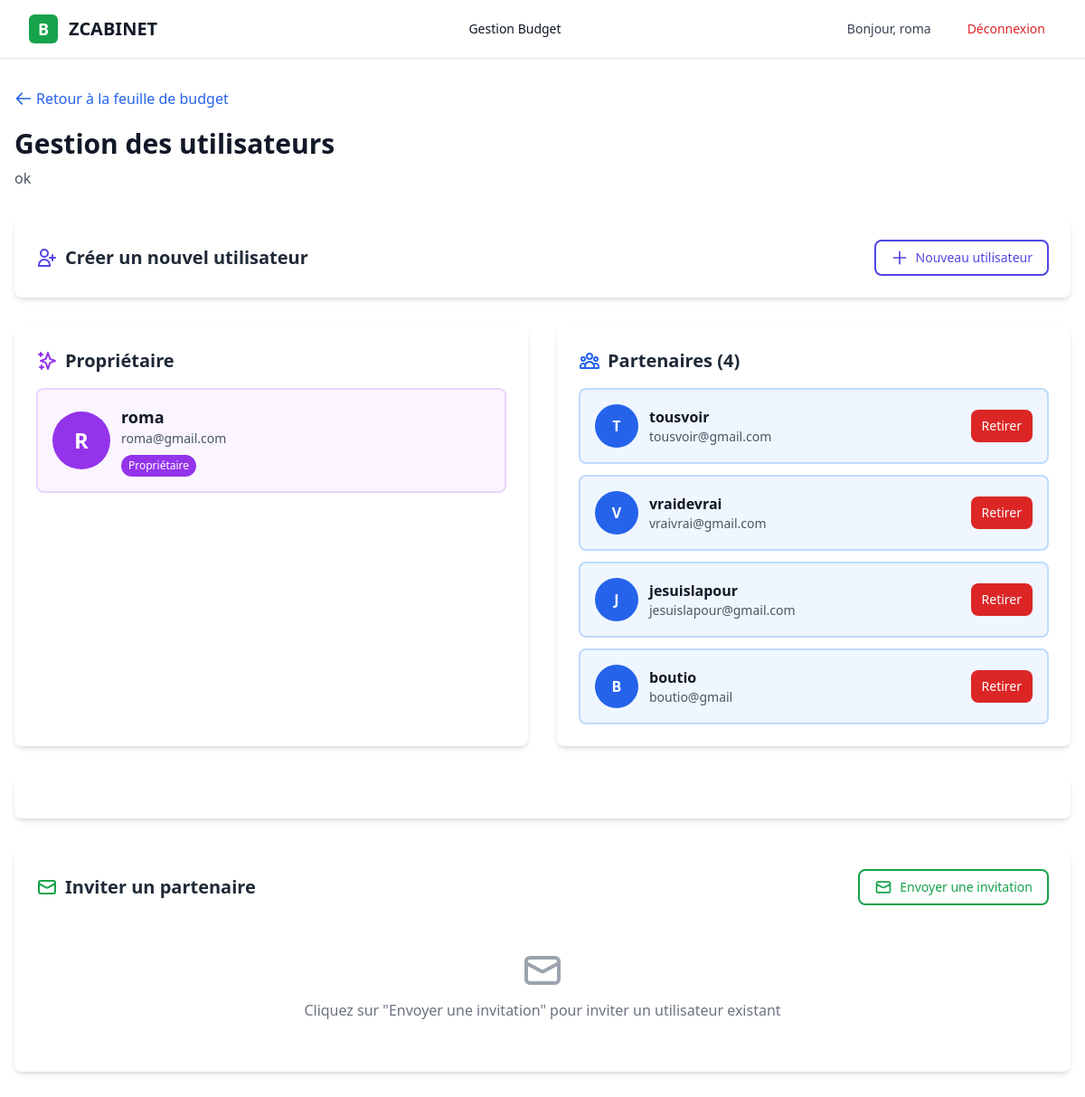
The page /gestions-budget/manage_users/IdUu7GUB0eNT7Dqq7f8f/ (signed in) on the database its author committed.
### gestionbuget/models.py (models this page shows, shortened)
class BudgetSheet(models.Model):
    type_currency = (
        ("FCFA", "FCFA"),
        ("USD", "$"),
        ("EUR", "€"),
        ("GBP", "GBP"),
        ("JPY", "JPY"),
        ("CNY", "CNY"),
        ("INR", "INR"),
        ("AUD", "AUD"),
        ("CAD", "CAD"),
        ("CHF", "CHF"),
    )
    pid = models.CharField(max_length=100, unique=True, help_text="Unique identifier for the budget sheet")
    title = models.CharField(max_length=200, unique=True)
    description = models.TextField(blank=True, null=True)
    date_created = models.DateTimeField(auto_now_add=True)
    date_updated = models.DateTimeField(auto_now=True)
    currency = models.CharField(choices=type_currency, default=type_currency[0][0], max_length=10,
                             help_text="Currency type for the budget sheet")
    status = models.BooleanField(default=True)
    user = models.ForeignKey(
        'customuser.Profile',
        on_delete=models.CASCADE,
        related_name='user_budget_sheets'
    )
    class Meta:
        ordering = ['-date_created']

class SheetPartener(models.Model):
    pid = models.CharField(max_length=24, unique=True, help_text="Unique identifier partener")
    role = models.CharField(max_length=50, choices=choise_role, default=choise_role[0][0])
    sheet = models.ForeignKey(
        BudgetSheet,
        on_delete=models.CASCADE,
        related_name='type_sheet_partenaire'
    )
    user = models.ForeignKey(
        'customuser.Profile',
        on_delete=models.CASCADE,
        related_name='user_partener_sheet'
    )
    date_created = models.DateTimeField(auto_now_add=True)
    date_updated = models.DateTimeField(auto_now=True)

### customuser/models.py (models this page shows)
class Profile(models.Model):
    user = models.OneToOneField(Users, on_delete=models.CASCADE)
    bio = models.CharField(max_length=100, null=True, blank=True)
    pid = models.UUIDField(auto_created=True, default=uuid.uuid4, unique=True, editable=False)
    last_name = models.CharField(max_length=100, default="", blank=True , null=True)
    first_name = models.CharField(max_length=100, default="", blank=True , null=True)
    tel = models.CharField(max_length=25)
    tel2 = models.CharField(max_length=100, default="", blank=True , null=True)
    pays = models.CharField(max_length=100, default="", blank=True , null=True)
    ville = models.CharField(max_length=100, default="", blank=True , null=True)
    addresse = models.CharField(max_length=100, default="", blank=True , null=True)
    created_at = models.DateTimeField(auto_now_add=True)
    update_at = models.DateTimeField(auto_now=True)
    def __str__(self):
        return self.user.username

### gestionbuget/views.py (the view, shortened to what this page needs)
# urls.py: path('manage_users/<str:pid>/', manage_users, name='manage_users'),
@login_required
def manage_users(request, pid):
    budget_sheet = get_object_or_404(BudgetSheet, pid=pid)
    if budget_sheet.user != request.user.profile:
        return redirect('gestionbudget:budget_sheet_detail', pid=pid)
    all_users = Profile.objects.exclude(id=budget_sheet.user.id)
    partenaires = SheetPartener.objects.filter(sheet=budget_sheet)
    partenaire_ids = [p.user.id for p in partenaires]
    available_users = all_users.exclude(id__in=partenaire_ids)
    success_message = None
    error_message = None
    show_create_form = False
    context = {
        'budget_sheet': budget_sheet,
        'partenaires': partenaires,
        'success_message': success_message,
        'error_message': error_message,
        'show_create_form': show_create_form,
        'role': choise_role,
        'pending_invitations': SheetInvitation.objects.filter(sheet=budget_sheet, status='pending'),
    }
    return render(request, 'gestionbuget/manage_users.html', context)

### gestionbuget/templates/gestionbuget/manage_users.html (shortened to what this page needs)
{% extends "gestionbuget/base.html" %}
{% block content %}
<div class="max-w-7xl mx-auto px-4 py-8"
     x-data="{ showCreateSlide: false, showInviteSlide: false }"
     @closecreateslide.window="showCreateSlide = false; console.log('Slide-over création fermé via HTMX')"
     @closeinviteslide.window="showInviteSlide = false; console.log('Slide-over invitation fermé via HTMX')">
    <div class="mb-4">
        <a href="{% url 'gestionbudget:budget_sheet_detail' budget_sheet.pid %}"
           class="inline-flex items-center text-blue-600 hover:text-blue-800 hover:underline">
            <svg class="w-5 h-5 mr-1" fill="none" stroke="currentColor" viewBox="0 0 24 24">
                <path stroke-linecap="round" stroke-linejoin="round" stroke-width="2" d="M10 19l-7-7m0 0l7-7m-7 7h18"/>
            </svg>
            Retour à la feuille de budget
        </a>
    </div>
    <div class="mb-8">
        <h1 class="text-3xl font-bold text-gray-900 mb-2">Gestion des utilisateurs</h1>
        <p class="text-gray-600">{{ budget_sheet.title }}</p>
    </div>
    <div class="bg-white rounded-lg shadow-md p-6 mb-8">
        <div class="flex items-center justify-between">
            <h2 class="text-xl font-semibold text-gray-800 flex items-center gap-2">
                <svg xmlns="http://www.w3.org/2000/svg" class="h-6 w-6 text-indigo-600" fill="none" viewBox="0 0 24 24" stroke="currentColor">
                    <path stroke-linecap="round" stroke-linejoin="round" stroke-width="2" d="M18 9v3m0 0v3m0-3h3m-3 0h-3m-2-5a4 4 0 11-8 0 4 4 0 018 0zM3 20a6 6 0 0112 0v1H3v-1z" />
                </svg>
                Créer un nouvel utilisateur
            </h2>
            <button @click="showCreateSlide = true"
                    class="flex items-center gap-2 px-4 py-2 border-2 border-indigo-600 text-indigo-600 bg-white rounded-lg hover:bg-indigo-50 transition text-sm font-medium">
                <svg xmlns="http://www.w3.org/2000/svg" class="h-5 w-5" fill="none" viewBox="0 0 24 24" stroke="currentColor">
                    <path stroke-linecap="round" stroke-linejoin="round" stroke-width="2" d="M12 4v16m8-8H4" />
                </svg>
                Nouveau utilisateur
            </button>
        </div>
    </div>
    <div class="grid lg:grid-cols-2 gap-8">
        <div class="bg-white rounded-lg shadow-md p-6">
            <h2 class="text-xl font-semibold text-gray-800 mb-4 flex items-center gap-2">
                <svg xmlns="http://www.w3.org/2000/svg" class="h-6 w-6 text-purple-600" fill="none" viewBox="0 0 24 24" stroke="currentColor">
                    <path stroke-linecap="round" stroke-linejoin="round" stroke-width="2" d="M5 3v4M3 5h4M6 17v4m-2-2h4m5-16l2.286 6.857L21 12l-5.714 2.143L13 21l-2.286-6.857L5 12l5.714-2.143L13 3z" />
                </svg>
                Propriétaire
            </h2>
            <div class="border-2 border-purple-200 rounded-lg p-4 bg-purple-50">
                <div class="flex items-center gap-3">
                    <div class="w-16 h-16 bg-purple-600 rounded-full flex items-center justify-center text-white font-bold text-2xl">
                        {{ budget_sheet.user.user.username|slice:":1"|upper }}
                    </div>
                    <div class="flex-1">
                        <p class="font-semibold text-gray-900 text-lg">{{ budget_sheet.user }}</p>
                        <p class="text-sm text-gray-600">{{ budget_sheet.user.user.email }}</p>
                        <span class="inline-flex items-center px-2 py-1 rounded-full text-xs font-medium bg-purple-600 text-white mt-2">
                            Propriétaire
                        </span>
                    </div>
                </div>
            </div>
        </div>
        <div id="partners-section" class="bg-white rounded-lg shadow-md p-6">
            <h2 class="text-xl font-semibold text-gray-800 mb-4 flex items-center gap-2">
                Partenaires ({{ partenaires.count }})
            </h2>
            {% if partenaires %}
            <div class="space-y-3">
                {% for partenaire in partenaires %}
                <div class="border-2 border-blue-200 rounded-lg p-4 bg-blue-50">
                    <div class="flex items-center justify-between">
                        <div class="flex items-center gap-3 flex-1">
                            <div class="w-12 h-12 bg-blue-600 rounded-full flex items-center justify-center text-white font-bold">
                                {{ partenaire.user.user.username|slice:":1"|upper }}
                            </div>
                            <div>
                                <p class="font-semibold text-gray-900">{{ partenaire.user }}</p>
                                <p class="text-sm text-gray-600">{{ partenaire.user.user.email }}</p>
                            </div>
                        </div>
                        <form method="post" class="inline">
                            <button type="submit"
                                    onclick="return confirm('Êtes-vous sûr de vouloir retirer ce partenaire ?')"
                                    class="px-3 py-2 bg-red-600 text-white rounded-lg hover:bg-red-700 transition text-sm">
                                Retirer
                            </button>
                        </form>
                    </div>
                </div>
                {% endfor %}
            </div>
            {% endif %}
        </div>
    </div>
    <div class="bg-white rounded-lg shadow-md p-6 mt-8">
    </div>
    <div id="invitations-section" class="bg-white rounded-lg shadow-md p-6 mt-8">
        <div class="flex items-center justify-between mb-4">
            <h2 class="text-xl font-semibold text-gray-800 flex items-center gap-2">
                <svg xmlns="http://www.w3.org/2000/svg" class="h-6 w-6 text-green-600" fill="none" viewBox="0 0 24 24" stroke="currentColor">
                    <path stroke-linecap="round" stroke-linejoin="round" stroke-width="2" d="M3 8l7.89 4.26a2 2 0 002.22 0L21 8M5 19h14a2 2 0 002-2V7a2 2 0 00-2-2H5a2 2 0 00-2 2v10a2 2 0 002 2z" />
                </svg>
                Inviter un partenaire
            </h2>
            <button @click="showInviteSlide = true"
                    class="flex items-center gap-2 px-4 py-2 border-2 border-green-600 text-green-600 bg-white rounded-lg hover:bg-green-50 transition text-sm font-medium">
                <svg xmlns="http://www.w3.org/2000/svg" class="h-5 w-5" fill="none" viewBox="0 0 24 24" stroke="currentColor">
                    <path stroke-linecap="round" stroke-linejoin="round" stroke-width="2" d="M3 8l7.89 4.26a2 2 0 002.22 0L21 8M5 19h14a2 2 0 002-2V7a2 2 0 00-2-2H5a2 2 0 00-2 2v10a2 2 0 002 2z" />
                </svg>
                Envoyer une invitation
            </button>
        </div>
        <div class="text-center py-8 text-gray-500">
            <p>{% if pending_invitations %}Invitations en attente : {{ pending_invitations.count }}{% else %}Cliquez sur "Envoyer une invitation" pour inviter un utilisateur existant{% endif %}</p>
        </div>
    </div>
</div>
{% endblock %}

### gestionbuget/templates/gestionbuget/base.html (shortened to what this page needs)
{% load static tailwind_tags django_htmx %}
<!DOCTYPE html>
<html lang="fr">
<head>
    {% tailwind_css %}
</head>
<body x-data>
    <nav class="bg-white shadow-sm border-b border-gray-200 sticky top-0 z-50" x-data="{ mobileMenuOpen: false }">
        <div class="max-w-7xl mx-auto px-4 sm:px-6 lg:px-8">
            <div class="flex justify-between items-center h-16">
                <div class="flex-shrink-0 flex items-center">
                    {% block navbar_logo %}
                    <div class="flex items-center">
                        {% block custom_logo %}
                        <div class="w-8 h-8 bg-green-600 rounded-md flex items-center justify-center mr-3">
                            <span class="text-white font-bold text-lg">B</span>
                        </div>
                        {% endblock %}
                        <span class="font-bold text-xl text-gray-900">{% block site_name %}ZCABINET{% endblock %}</span>
                    </div>
                    {% endblock %}
                </div>
                <div class="hidden md:block">
                    <div class="ml-10 flex items-baseline space-x-4">
                        {% block navbar_menu %}
                        <a href="{% url 'gestionbudget:budget_sheet_list' %}" class="text-gray-900 hover:text-blue-600 px-3 py-2 text-sm font-medium transition-colors">Gestion Budget</a>
                        {% endblock %}
                    </div>
                </div>
                <div class="hidden md:flex items-center space-x-4">
                    {% block navbar_actions %}
                    {% if user.is_authenticated %}
                    <span class="text-gray-700 px-3 py-2 text-sm font-medium">Bonjour, {{ user.username }}</span>
                    <form method="post" action="{% url 'customuser:logout' %}" class="inline">
                        <button type="submit" class="text-red-600 hover:text-red-700 px-3 py-2 text-sm font-medium transition-colors">
                            Déconnexion
                        </button>
                    </form>
                    {% endif %}
                    {% endblock %}
                </div>
            </div>
        </div>
    </nav>
    <main class="" hx-headers='{"x-csrftoken": "{{ csrf_token }}"}'
    x-data="{
            title: 'Default Toast Notification',
            description: '',
            type: 'default',
            position: 'top-right',
            expanded: false,
            popToast (custom){
                let html = '';
                if(typeof custom != 'undefined'){
                    html = custom;
                }
                toast(this.title, { description: this.description, type: this.type, position: this.position, html: html })
            }
        }"
         x-init="
          window.toast = function(message, options = {}){
                let description = '';
                let type = 'default';
                let position = 'top-center';
                let html = '';
                if(typeof options.description != 'undefined') description = options.description;
                if(typeof options.type != 'undefined') type = options.type;
                if(typeof options.position != 'undefined') position = options.position;
                if(typeof options.html != 'undefined') html = options.html;
                window.dispatchEvent(new CustomEvent('toast-show', { detail : { type: type, message: message, description: description, position : position, html: html }}));
            }
        "
        >
        {% block content %}
        {% endblock %}
    </main>
</body>
</html>

### rows shown on the page
BudgetSheet: title "ok", user.user.username "R", user "roma", user.user.email "roma@gmail.com"
SheetPartener: user.user.username "T", user "tousvoir", user.user.email "tousvoir@gmail.com"
SheetPartener: user.user.username "V", user "vraidevrai", user.user.email "vraivrai@gmail.com"
SheetPartener: user.user.username "J", user "jesuislapour", user.user.email "jesuislapour@gmail.com"
SheetPartener: user.user.username "B", user "boutio", user.user.email "boutio@gmail"

### other values the page prints
{{ user.username }} "roma"
{{ partenaires.count }} "4"
